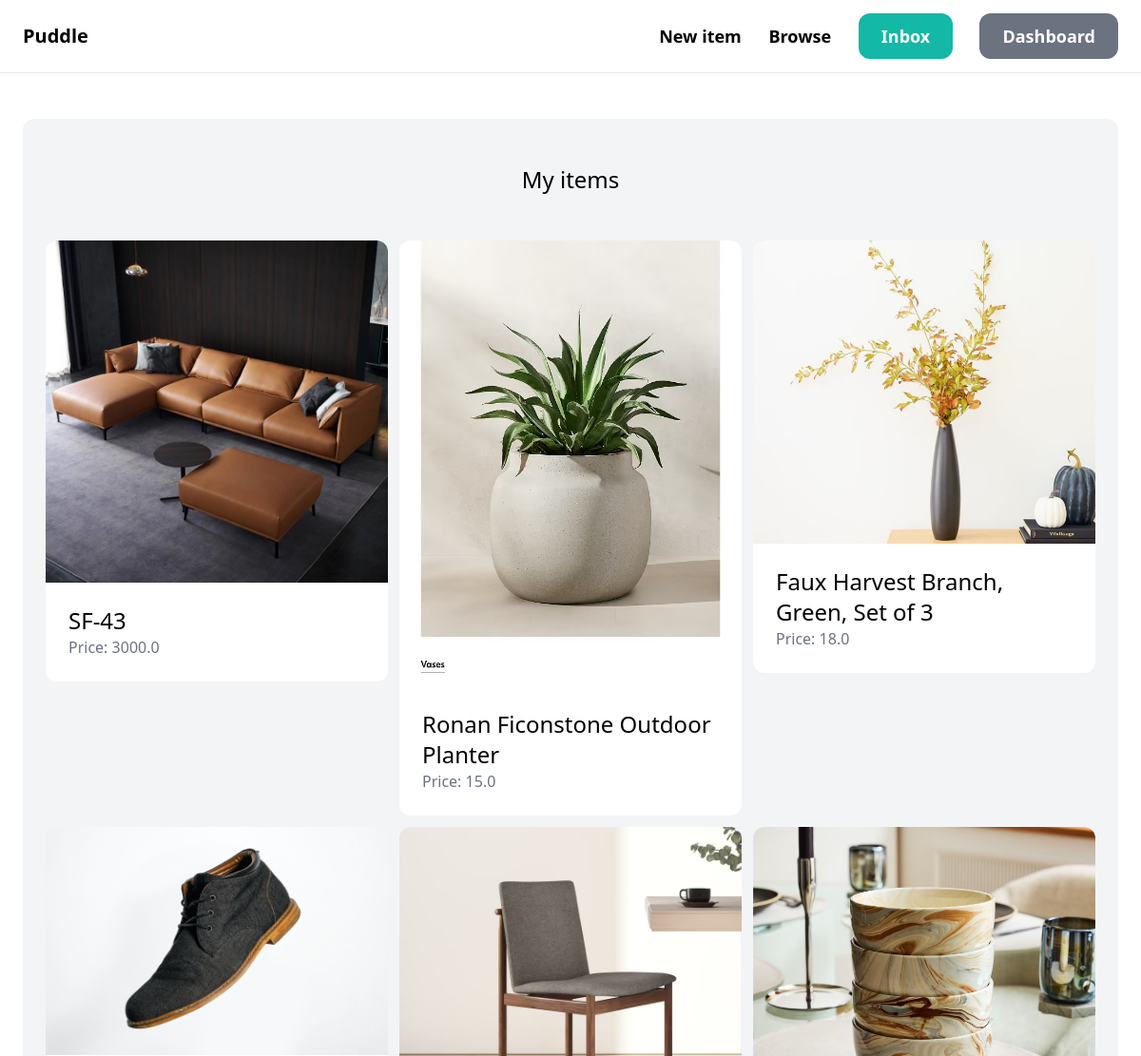
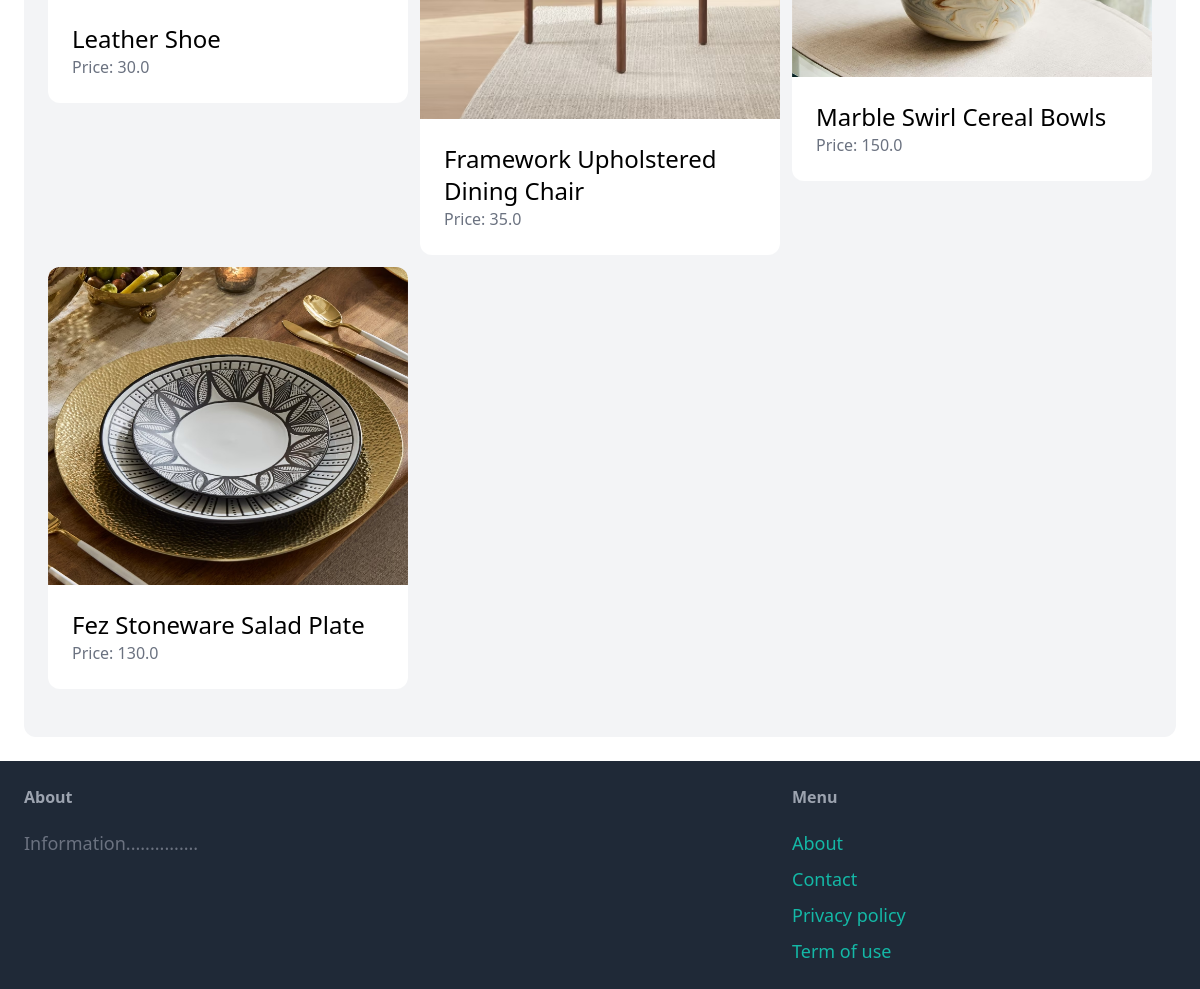
The page /dashboard/ (signed in) on the database its author committed (2 pictures, top to bottom).
### item/models.py (models this page shows, shortened)
class Item(models.Model):
    category = models.ForeignKey(Category, related_name = 'items', on_delete=models.CASCADE)
    name= models.CharField(max_length=255)
    description = models.TextField(blank=True, null=True)
    price = models.FloatField()
    image = models.ImageField(upload_to='items_images', blank= True, null= True)
    is_sold = models.BooleanField(default= False)
    created_by = models.ForeignKey(User, related_name='items', on_delete=models.CASCADE)
    created_at = models.DateTimeField(auto_now_add=True)

### dashboard/views.py (the view)
# urls.py: path('', views.index, name='index'),
@login_required
def index(request):
    item = Item.objects.filter(created_by = request.user)
    return render(request, 'dashboard/index.html', {'items':item, })

### dashboard/templates/dashboard/index.html (shortened to what this page needs)
{% extends 'core/base.html' %}
{% block content %}
    <div class="mt-6 px-6 py-12 bg-gray-100 rounded-xl">
        <h2 class="mb-12 text-2xl text-center">My items</h2>
        <div class="grid grid-cols-3 gap-3">
            {% for item in items %}
                <div>
                    <a href="{% url 'item:detail' item.id %}">
                        <div>
                            <img src="{{ item.image.url }}" class="rounded-t-xl">
                        </div>
                        <div class="p-6 bg-white rounded-b-xl">
                            <h2 class="text-2xl">{{ item.name }}</h2>
                            <p class="text-gray-500">Price: {{ item.price }}</p>
                        </div>
                    </a>
                </div>
            {% endfor %}
        </div>
    </div>
{% endblock %}

### rows shown on the page
Item: image (picture), name "SF-43", price "3000.0"
Item: image (picture), name "Ronan Ficonstone Outdoor Planter", price "15.0"
Item: image (picture), name "Faux Harvest Branch, Green, Set of 3", price "18.0"
Item: image (picture), name "Leather Shoe", price "30.0"
Item: image (picture), name "Framework Upholstered Dining Chair", price "35.0"
Item: image (picture), name "Marble Swirl Cereal Bowls", price "150.0"
Item: image (picture), name "Fez Stoneware Salad Plate", price "130.0"
